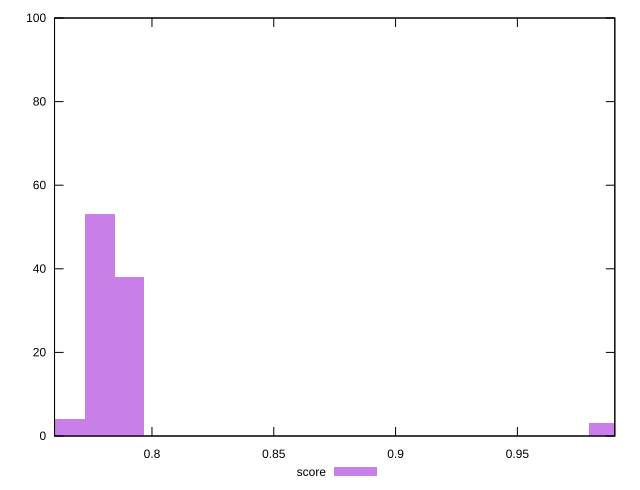

The gnuplot source for this figure:
reset

$score <<EOF
0.7907362206937558 38
0.7785710480676981 53
0.9853789827106804 3
0.7542407028155825 2
0.7664058754416403 4
EOF

set key outside below
set boxwidth 0.012165172626057782
set xrange [0.76:0.99]
set yrange [0:100]
set trange [0:100]
set style fill transparent solid 0.5 noborder
set terminal svg size 640, 490 enhanced background rgb 'white'
set output "report_00009_2021-02-08T22-37-41.559Z/interactive/samples/pages+cached+noadtech/score/histogram.svg"

plot $score title "score" with boxes

reset
